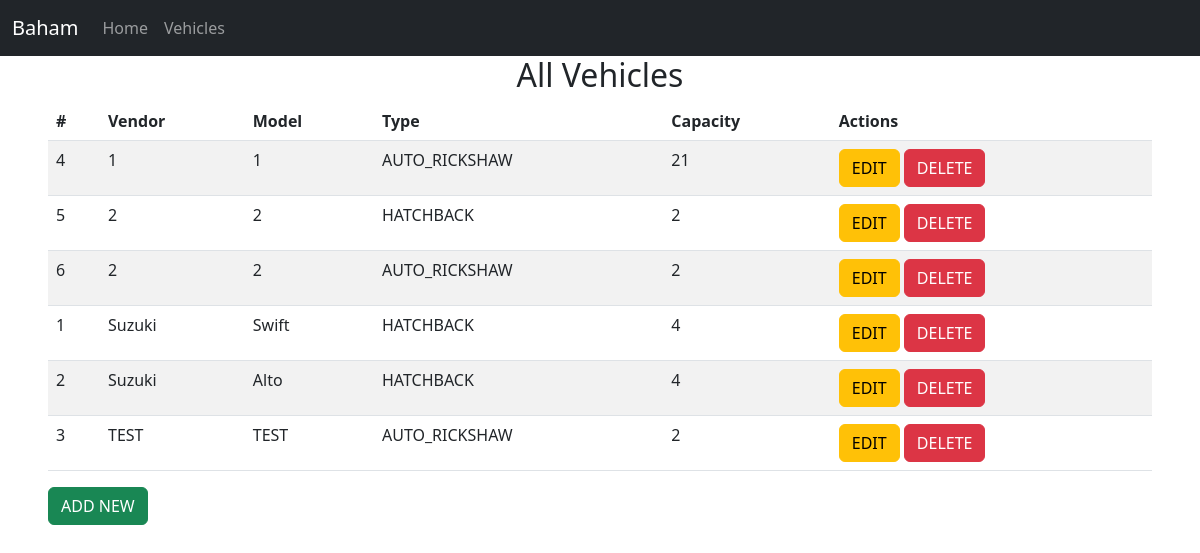
The page /view-vehicles on the database its author committed.
### baham/models.py (models this page shows, shortened)
class VehicleModel(models.Model):
    make_id = models.AutoField(primary_key=True, db_column='id')
    vendor = models.CharField(max_length=20, null=False, blank=False)
    model = models.CharField(max_length=20, null=False,
                             blank=False, default='Unknown')
    type = models.CharField(max_length=50, choices=[(
        t.name, t.value) for t in VehicleType], help_text="Select the vehicle chassis type")
    capacity = models.PositiveSmallIntegerField(null=False, default=2)
    created_by = models.ForeignKey(
        User, null=True, blank=True, on_delete=models.SET_NULL, related_name='+')
    created_on = models.DateTimeField(auto_now_add=True, editable=False)
    updated_by = models.ForeignKey(
        User, null=True, blank=True, on_delete=models.SET_NULL, related_name='+')
    updated_on = models.DateTimeField(auto_now=True, editable=False)
    class Meta:
        db_table = "baham_vehicle_model"

### baham/views.py (the view)
# urls.py: path("view-vehicles", views.view_vehicles, name="view-vehicles"),
def view_vehicles(request):
    template = loader.get_template("vehicles.html")
    vehicles = VehicleModel.objects.all().order_by("vendor")
    context = {
        "vehicles" : vehicles,
    }
    return HttpResponse(template.render(context, request))

### baham/templates/vehicles.html
{% include "header.html" %} {% include "navbar.html" %}
<main role="main">
  <div class="container-fluid px-5">
    <h2 class="text-center">All Vehicles</h2>
    <table class="table table-striped">
      <thead>
        <tr>
          <th>#</th>
          <th>Vendor</th>
          <th>Model</th>
          <th>Type</th>
          <th>Capacity</th>
          <th>Actions</th>
        </tr>
      </thead>
      <tbody>
        {% for v in vehicles %}
        <tr>
          <td>{{ v.make_id }}</td>
          <td>{{ v.vendor }}</td>
          <td>{{ v.model }}</td>
          <td>{{ v.type }}</td>
          <td>{{ v.capacity }}</td>
          <td>
            <button class="btn btn-warning">EDIT</button>
            <button class="btn btn-danger">DELETE</button>
          </td>
        </tr>
        {% empty %}
        <tr>
          <td colspan="6" class="text-center">No Vehicles Found</td>
        </tr>
        {% endfor %}
      </tbody>
    </table>
    <div>
      <a href="{% url 'add-vehicles' %}"
        ><button class="btn btn-success">ADD NEW</button></a
      >
    </div>
  </div>
</main>

### baham/templates/header.html (shortened to what this page needs)
<link rel="stylesheet" href="https://cdn.jsdelivr.net/npm/bootstrap@5.2.3/dist/css/bootstrap.min.css">

### baham/templates/navbar.html (shortened to what this page needs)
<nav class="navbar navbar-expand-sm navbar-dark bg-dark">
    <div class="container-fluid">
      <a class="navbar-brand" href="{% url 'home' %}">Baham</a>
      <div class="collapse navbar-collapse" id="mynavbar">
        <ul class="navbar-nav me-auto">
          <li class="nav-item">
            <a class="nav-link" href="javascript:void(0)">Home</a>
          </li>
          <li class="nav-item">
            <a class="nav-link" href="{% url 'view-vehicles' %}">Vehicles</a>
          </li>
        </ul>
      </div>
    </div>
  </nav>

### rows shown on the page
VehicleModel: make_id "4", vendor "1", model "1", type "AUTO_RICKSHAW", capacity "21"
VehicleModel: make_id "5", vendor "2", model "2", type "HATCHBACK", capacity "2"
VehicleModel: make_id "6", vendor "2", model "2", type "AUTO_RICKSHAW", capacity "2"
VehicleModel: make_id "1", vendor "Suzuki", model "Swift", type "HATCHBACK", capacity "4"
VehicleModel: make_id "2", vendor "Suzuki", model "Alto", type "HATCHBACK", capacity "4"
VehicleModel: make_id "3", vendor "TEST", model "TEST", type "AUTO_RICKSHAW", capacity "2"
